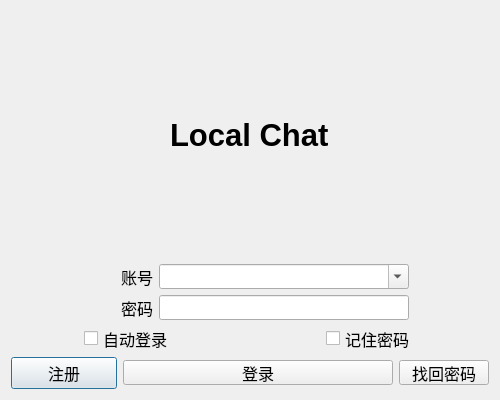
<?xml version="1.0" encoding="UTF-8"?>
<ui version="4.0">
 <class>LoginDialog</class>
 <widget class="QDialog" name="LoginDialog">
  <property name="geometry">
   <rect>
    <x>0</x>
    <y>0</y>
    <width>500</width>
    <height>400</height>
   </rect>
  </property>
  <property name="sizePolicy">
   <sizepolicy hsizetype="Fixed" vsizetype="Fixed">
    <horstretch>0</horstretch>
    <verstretch>0</verstretch>
   </sizepolicy>
  </property>
  <property name="font">
   <font>
    <pointsize>12</pointsize>
   </font>
  </property>
  <property name="windowTitle">
   <string>Login</string>
  </property>
  <property name="whatsThis">
   <string/>
  </property>
  <layout class="QVBoxLayout" name="verticalLayout">
   <item alignment="Qt::AlignHCenter">
    <widget class="QLabel" name="label">
     <property name="font">
      <font>
       <pointsize>23</pointsize>
       <weight>75</weight>
       <bold>true</bold>
      </font>
     </property>
     <property name="layoutDirection">
      <enum>Qt::LeftToRight</enum>
     </property>
     <property name="text">
      <string>Local Chat</string>
     </property>
    </widget>
   </item>
   <item>
    <layout class="QHBoxLayout" name="horizontalLayout" stretch="3,7">
     <item alignment="Qt::AlignRight">
      <widget class="QLabel" name="label_2">
       <property name="text">
        <string>账号</string>
       </property>
      </widget>
     </item>
     <item alignment="Qt::AlignLeft">
      <widget class="QComboBox" name="AccountCbBox">
       <property name="minimumSize">
        <size>
         <width>250</width>
         <height>25</height>
        </size>
       </property>
       <property name="maximumSize">
        <size>
         <width>250</width>
         <height>25</height>
        </size>
       </property>
       <property name="editable">
        <bool>true</bool>
       </property>
      </widget>
     </item>
    </layout>
   </item>
   <item>
    <layout class="QHBoxLayout" name="horizontalLayout_2" stretch="3,7">
     <item alignment="Qt::AlignRight">
      <widget class="QLabel" name="label_3">
       <property name="text">
        <string>密码</string>
       </property>
      </widget>
     </item>
     <item alignment="Qt::AlignLeft">
      <widget class="QLineEdit" name="PswdLEdit">
       <property name="minimumSize">
        <size>
         <width>250</width>
         <height>25</height>
        </size>
       </property>
       <property name="maximumSize">
        <size>
         <width>250</width>
         <height>25</height>
        </size>
       </property>
      </widget>
     </item>
    </layout>
   </item>
   <item>
    <layout class="QHBoxLayout" name="horizontalLayout_3">
     <item alignment="Qt::AlignHCenter">
      <widget class="QCheckBox" name="AutoLogCkBox">
       <property name="minimumSize">
        <size>
         <width>0</width>
         <height>25</height>
        </size>
       </property>
       <property name="maximumSize">
        <size>
         <width>16777215</width>
         <height>25</height>
        </size>
       </property>
       <property name="text">
        <string>自动登录</string>
       </property>
      </widget>
     </item>
     <item alignment="Qt::AlignHCenter">
      <widget class="QCheckBox" name="RememberCkBox">
       <property name="minimumSize">
        <size>
         <width>0</width>
         <height>25</height>
        </size>
       </property>
       <property name="maximumSize">
        <size>
         <width>16777215</width>
         <height>25</height>
        </size>
       </property>
       <property name="text">
        <string>记住密码</string>
       </property>
      </widget>
     </item>
    </layout>
   </item>
   <item>
    <layout class="QHBoxLayout" name="horizontalLayout_4" stretch="0,8,2">
     <item>
      <widget class="QPushButton" name="RegisterPBtn">
       <property name="text">
        <string>注册</string>
       </property>
      </widget>
     </item>
     <item>
      <widget class="QPushButton" name="LoginPBtn">
       <property name="minimumSize">
        <size>
         <width>270</width>
         <height>25</height>
        </size>
       </property>
       <property name="maximumSize">
        <size>
         <width>270</width>
         <height>25</height>
        </size>
       </property>
       <property name="text">
        <string>登录</string>
       </property>
      </widget>
     </item>
     <item>
      <widget class="QPushButton" name="FindPswdPBtn">
       <property name="minimumSize">
        <size>
         <width>90</width>
         <height>25</height>
        </size>
       </property>
       <property name="maximumSize">
        <size>
         <width>90</width>
         <height>25</height>
        </size>
       </property>
       <property name="text">
        <string>找回密码</string>
       </property>
      </widget>
     </item>
    </layout>
   </item>
  </layout>
 </widget>
 <resources/>
 <connections/>
</ui>
